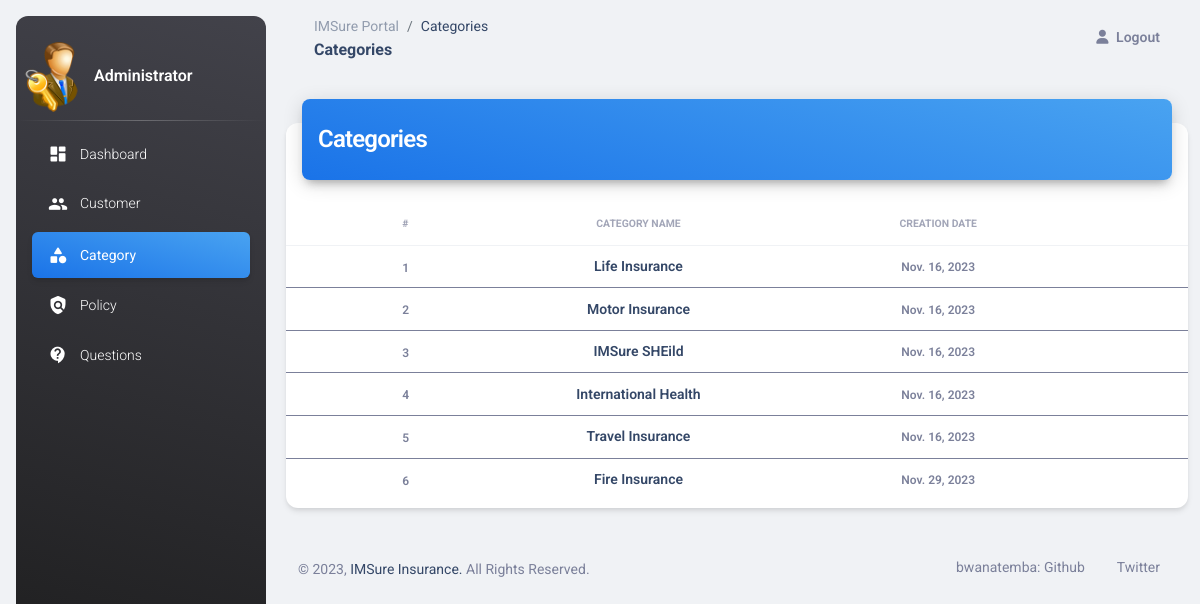
Screenshot of /admin-view-category with the database file from the repository.
### insurancemanagement/models.py (models this page shows, shortened)
class Category(models.Model):
    category_name = models.CharField(max_length=20)
    creation_date = models.DateField(auto_now=True)

### insurancemanagement/views.py (the view)
# urls.py: path('admin-view-category', views.admin_view_category_view, name='admin-view-category'),
def admin_view_category_view(request):
    categories = models.Category.objects.all()
    return render(request, 'insurance/admin_view_category.html', {'categories': categories})

### insurancemanagement/templates/insurance/admin_view_category.html (shortened to what this page needs)
<!DOCTYPE html>
{% load static %}
<html lang="en">
<head>
  <link href="{% static 'dashboard/css/nucleo-icons.css' %}" rel="stylesheet" />
  <link href="{% static 'dashboard/css/nucleo-svg.css' %}" rel="stylesheet" />
  <link id="pagestyle" href="{% static 'dashboard/css/material-dashboard.css' %}" rel="stylesheet" />
</head>
<body class="g-sidenav-show  bg-gray-200">
  <aside class="sidenav navbar navbar-vertical navbar-expand-xs border-0 border-radius-xl my-3 fixed-start ms-3   bg-gradient-dark" id="sidenav-main">
    <br><div class="sidenav-header">
        <img src="{% static 'image/admin-icn.png' %}" width="70" height="70" alt="main_logo">
        <span class="ms-1 font-weight-bold text-white">Administrator</span>
    </div>
    <hr class="horizontal light mt-0 mb-2">
    <div class="collapse navbar-collapse  w-auto " id="sidenav-collapse-main">
      <ul class="navbar-nav">
        <li class="nav-item">
          <a class="nav-link text-white" href="/admin_dashboard">
            <div class="text-white text-center me-2 d-flex align-items-center justify-content-center">
              <i class="material-icons opacity-10">dashboard</i>
            </div>
            <span class="nav-link-text ms-1">Dashboard</span>
          </a>
        </li>
        <li class="nav-item">
          <a class="nav-link text-white" href="/admin-view-customer">
            <div class="text-white text-center me-2 d-flex align-items-center justify-content-center">
              <i class="material-icons opacity-10">group</i>
            </div>
            <span class="nav-link-text ms-1">Customer</span>
          </a>
        </li>
        <li class="nav-item">
          <a class="nav-link text-white active bg-gradient-info" href="/admin-category">
            <div class="text-white text-center me-2 d-flex align-items-center justify-content-center">
              <i class="material-icons opacity-10">category</i>
            </div>
            <span class="nav-link-text ms-1">Category</span>
          </a>
        </li>
        <li class="nav-item">
          <a class="nav-link text-white" href="/admin-policy">
            <div class="text-white text-center me-2 d-flex align-items-center justify-content-center">
              <i class="material-icons opacity-10">policy</i>
            </div>
            <span class="nav-link-text ms-1">Policy</span>
          </a>
        </li>
        <li class="nav-item">
          <a class="nav-link text-white " href="/admin-question">
            <div class="text-white text-center me-2 d-flex align-items-center justify-content-center">
              <i class="material-icons opacity-10">contact_support</i>
            </div>
            <span class="nav-link-text ms-1">Questions</span>
          </a>
        </li>
      </ul>
    </div>
  </aside>
  <main class="main-content position-relative max-height-vh-100 h-100 border-radius-lg ">
    <nav class="navbar navbar-main navbar-expand-lg px-0 mx-4 shadow-none border-radius-xl" id="navbarBlur" data-scroll="true">
      <div class="container-fluid py-1 px-3">
        <nav aria-label="breadcrumb">
          <ol class="breadcrumb bg-transparent mb-0 pb-0 pt-1 px-0 me-sm-6 me-5">
            <li class="breadcrumb-item text-sm"><a class="opacity-5 text-dark" href="javascript:;">IMSure Portal</a></li>
            <li class="breadcrumb-item text-sm text-dark active" aria-current="page">Categories</li>
          </ol>
          <h6 class="font-weight-bolder mb-0">Categories</h6>
        </nav>
        <div class="collapse navbar-collapse mt-sm-0 mt-2 me-md-0 me-sm-4" id="navbar">
          <ul class="navbar-nav  justify-content-end">
            <li class="nav-item d-flex align-items-center">
              <a href="/logout" class="nav-link text-body font-weight-bold px-0">
                <i class="fa fa-user me-sm-1"></i>
                <span class="d-sm-inline d-none">Logout</span>
              </a>
            </li>
          </ul>
        </div>
      </div>
    </nav>
    <div class="container-fluid py-4">
      <div class="row">
        <div class="col-12">
          <div class="card my-4">
            <div class="card-header p-0 position-relative mt-n4 mx-3 z-index-2">
              <div class="bg-gradient-info shadow-dark border-radius-lg pt-4 pb-3">
                <h4 class="text-white text-capitalize ps-3">Categories</h4>
              </div>
            </div>
            <div class="card-body px-0 pb-2">
              <div class="table-responsive p-0">
                <table class="table align-items-center mb-0">
                  <thead>
                    <tr>
                      <th class="text-secondary opacity-7"></th>
                      <th class="text-uppercase text-secondary text-xxs font-weight-bolder opacity-7 ps-2">#</th>
                      <th class="text-center text-uppercase text-secondary text-xxs font-weight-bolder opacity-7">Category Name</th>
                      <th class="text-center text-uppercase text-secondary text-xxs font-weight-bolder opacity-7">Creation Date</th>
                      <th class="text-secondary opacity-7"></th>
                    </tr>
                  </thead>
                  {% for t in categories %}
                  <tbody>
                    <tr>
                      <td>
                      </td>
                      <td>
                        <span class="text-secondary text-xs font-weight-bold">{{ forloop.counter }}</span>
                      </td>
                      <td class="align-middle text-center text-sm">
                        <h6 class="mb-0 text-sm" >{{t.category_name}}</h6>
                      </td>
                      <td class="align-middle text-center text-sm">
                        <span class="text-secondary text-xs font-weight-bold">{{t.creation_date}}</span>
                      </td>
                    </tr>
                  </tbody>
                  {% endfor %}
                </table>
              </div>
            </div>
          </div>
        </div>
      </div>
      <div class="row mb-4">
      <footer class="footer py-4  ">
        <div class="container-fluid">
          <div class="row align-items-center justify-content-lg-between">
            <div class="col-lg-6 mb-lg-0 mb-4">
              <div class="copyright text-center text-sm text-muted text-lg-start">
                &copy; ,
                <a href="/" target="_blank">IMSure Insurance. </a> All Rights Reserved.
              </div>
            </div>
            <div class="col-lg-6">
              <ul class="nav nav-footer justify-content-center justify-content-lg-end">
                <li class="nav-item">
                  <a href="https://github.com/bwanatemba" class="nav-link text-muted" target="_blank">bwanatemba: Github </a>
                </li>
                <li class="nav-item">
                  <a href="https://twitter.com/bwanatemba" class="nav-link text-muted" target="_blank">Twitter</a>
                </li>
              </ul>
            </div>
          </div>
        </div>
      </footer>
    </div>
  </main>
</body>
</html>

### rows the page displays
Category: category_name "Life Insurance", creation_date "Nov. 16, 2023"
Category: category_name "Motor Insurance", creation_date "Nov. 16, 2023"
Category: category_name "IMSure SHEild", creation_date "Nov. 16, 2023"
Category: category_name "International Health", creation_date "Nov. 16, 2023"
Category: category_name "Travel Insurance", creation_date "Nov. 16, 2023"
Category: category_name "Fire Insurance", creation_date "Nov. 29, 2023"
